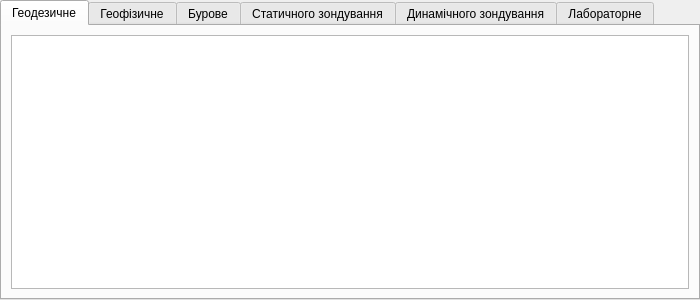
<?xml version="1.0" encoding="UTF-8"?>
<ui version="4.0">
 <class>Oborud_win</class>
 <widget class="QTabWidget" name="Oborud_win">
  <property name="geometry">
   <rect>
    <x>0</x>
    <y>0</y>
    <width>700</width>
    <height>300</height>
   </rect>
  </property>
  <property name="windowTitle">
   <string>Обладнання</string>
  </property>
  <property name="windowIcon">
   <iconset>
    <normaloff>../icons/16x16/applications-engineering.png</normaloff>../icons/16x16/applications-engineering.png</iconset>
  </property>
  <property name="locale">
   <locale language="Ukrainian" country="Ukraine"/>
  </property>
  <property name="currentIndex">
   <number>0</number>
  </property>
  <widget class="QWidget" name="tab">
   <attribute name="title">
    <string>Геодезичне</string>
   </attribute>
   <layout class="QGridLayout" name="gridLayout_3">
    <item row="0" column="0">
     <widget class="QTableView" name="tableOborud"/>
    </item>
   </layout>
  </widget>
  <widget class="QWidget" name="tab_2">
   <attribute name="title">
    <string>Геофізичне</string>
   </attribute>
   <layout class="QGridLayout" name="gridLayout_2">
    <item row="0" column="0">
     <widget class="QTableView" name="tableOborud_2"/>
    </item>
   </layout>
  </widget>
  <widget class="QWidget" name="tab_3">
   <attribute name="title">
    <string>Бурове</string>
   </attribute>
   <layout class="QGridLayout" name="gridLayout">
    <item row="0" column="0">
     <widget class="QTableView" name="tableOborud_3"/>
    </item>
   </layout>
  </widget>
  <widget class="QWidget" name="tab_4">
   <attribute name="title">
    <string>Статичного зондування</string>
   </attribute>
   <layout class="QGridLayout" name="gridLayout_4">
    <item row="0" column="0">
     <widget class="QTableView" name="tableOborud_4"/>
    </item>
   </layout>
  </widget>
  <widget class="QWidget" name="tab_5">
   <attribute name="title">
    <string>Динамічного зондування</string>
   </attribute>
   <layout class="QGridLayout" name="gridLayout_5">
    <item row="0" column="0">
     <widget class="QTableView" name="tableOborud_5"/>
    </item>
   </layout>
  </widget>
  <widget class="QWidget" name="tab_6">
   <attribute name="title">
    <string>Лабораторне</string>
   </attribute>
   <layout class="QGridLayout" name="gridLayout_6">
    <item row="0" column="0">
     <widget class="QTableView" name="tableOborud_6"/>
    </item>
   </layout>
  </widget>
 </widget>
 <resources/>
 <connections/>
</ui>
